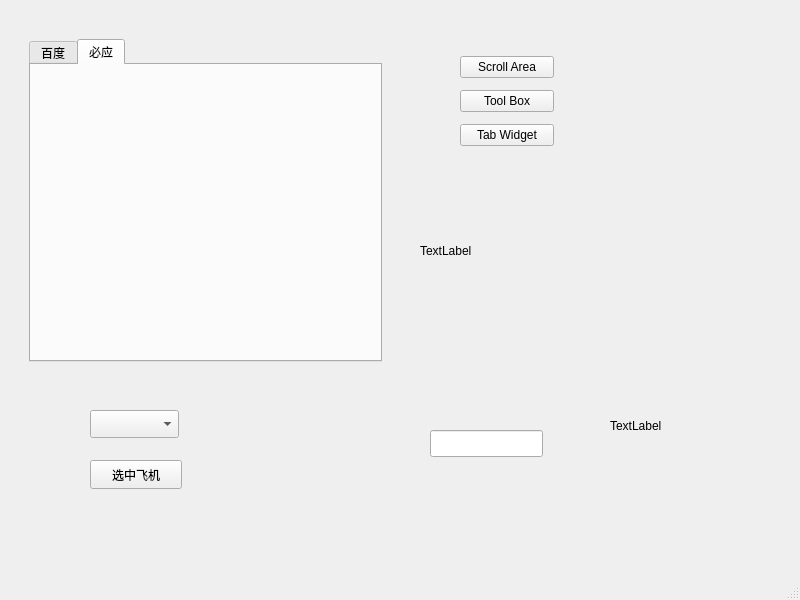
<?xml version="1.0" encoding="UTF-8"?>
<ui version="4.0">
 <class>MainWindow</class>
 <widget class="QMainWindow" name="MainWindow">
  <property name="geometry">
   <rect>
    <x>0</x>
    <y>0</y>
    <width>800</width>
    <height>600</height>
   </rect>
  </property>
  <property name="windowTitle">
   <string>MainWindow</string>
  </property>
  <widget class="QWidget" name="centralwidget">
   <widget class="QStackedWidget" name="stackedWidget">
    <property name="geometry">
     <rect>
      <x>20</x>
      <y>30</y>
      <width>371</width>
      <height>341</height>
     </rect>
    </property>
    <property name="currentIndex">
     <number>2</number>
    </property>
    <widget class="QWidget" name="page">
     <layout class="QVBoxLayout" name="verticalLayout_5">
      <item>
       <widget class="QScrollArea" name="scrollArea">
        <property name="widgetResizable">
         <bool>true</bool>
        </property>
        <widget class="QWidget" name="scrollAreaWidgetContents">
         <property name="geometry">
          <rect>
           <x>0</x>
           <y>0</y>
           <width>330</width>
           <height>483</height>
          </rect>
         </property>
         <layout class="QVBoxLayout" name="verticalLayout">
          <item>
           <widget class="QPushButton" name="pushButton_6">
            <property name="text">
             <string>PushButton</string>
            </property>
           </widget>
          </item>
          <item>
           <widget class="QPushButton" name="pushButton_13">
            <property name="text">
             <string>PushButton</string>
            </property>
           </widget>
          </item>
          <item>
           <widget class="QPushButton" name="pushButton_12">
            <property name="text">
             <string>PushButton</string>
            </property>
           </widget>
          </item>
          <item>
           <widget class="QPushButton" name="pushButton_11">
            <property name="text">
             <string>PushButton</string>
            </property>
           </widget>
          </item>
          <item>
           <widget class="QPushButton" name="pushButton_5">
            <property name="text">
             <string>PushButton</string>
            </property>
           </widget>
          </item>
          <item>
           <widget class="QPushButton" name="pushButton_10">
            <property name="text">
             <string>PushButton</string>
            </property>
           </widget>
          </item>
          <item>
           <widget class="QPushButton" name="pushButton_9">
            <property name="text">
             <string>PushButton</string>
            </property>
           </widget>
          </item>
          <item>
           <widget class="QPushButton" name="pushButton">
            <property name="text">
             <string>PushButton</string>
            </property>
           </widget>
          </item>
          <item>
           <widget class="QPushButton" name="pushButton_8">
            <property name="text">
             <string>PushButton</string>
            </property>
           </widget>
          </item>
          <item>
           <widget class="QPushButton" name="pushButton_4">
            <property name="text">
             <string>PushButton</string>
            </property>
           </widget>
          </item>
          <item>
           <widget class="QPushButton" name="pushButton_7">
            <property name="text">
             <string>PushButton</string>
            </property>
           </widget>
          </item>
          <item>
           <widget class="QPushButton" name="pushButton_3">
            <property name="text">
             <string>PushButton</string>
            </property>
           </widget>
          </item>
          <item>
           <widget class="QPushButton" name="pushButton_2">
            <property name="text">
             <string>PushButton</string>
            </property>
           </widget>
          </item>
         </layout>
        </widget>
       </widget>
      </item>
     </layout>
    </widget>
    <widget class="QWidget" name="page_4">
     <layout class="QVBoxLayout" name="verticalLayout_3">
      <item>
       <widget class="QToolBox" name="toolBox">
        <property name="currentIndex">
         <number>1</number>
        </property>
        <widget class="QWidget" name="widget">
         <property name="geometry">
          <rect>
           <x>0</x>
           <y>0</y>
           <width>349</width>
           <height>249</height>
          </rect>
         </property>
         <attribute name="label">
          <string>好友</string>
         </attribute>
         <widget class="QPushButton" name="pushButton_14">
          <property name="geometry">
           <rect>
            <x>20</x>
            <y>0</y>
            <width>92</width>
            <height>29</height>
           </rect>
          </property>
          <property name="text">
           <string>PushButton</string>
          </property>
         </widget>
        </widget>
        <widget class="QWidget" name="page_2">
         <property name="geometry">
          <rect>
           <x>0</x>
           <y>0</y>
           <width>349</width>
           <height>249</height>
          </rect>
         </property>
         <attribute name="label">
          <string>同学</string>
         </attribute>
         <layout class="QVBoxLayout" name="verticalLayout_2">
          <item>
           <widget class="QPushButton" name="pushButton_15">
            <property name="text">
             <string>PushButton</string>
            </property>
           </widget>
          </item>
         </layout>
        </widget>
       </widget>
      </item>
     </layout>
    </widget>
    <widget class="QWidget" name="page_3">
     <layout class="QVBoxLayout" name="verticalLayout_4">
      <item>
       <widget class="QTabWidget" name="tabWidget">
        <property name="currentIndex">
         <number>1</number>
        </property>
        <widget class="QWidget" name="tab">
         <attribute name="title">
          <string>百度</string>
         </attribute>
        </widget>
        <widget class="QWidget" name="tab_2">
         <attribute name="title">
          <string>必应</string>
         </attribute>
        </widget>
       </widget>
      </item>
     </layout>
    </widget>
   </widget>
   <widget class="QComboBox" name="comboBox">
    <property name="geometry">
     <rect>
      <x>90</x>
      <y>410</y>
      <width>89</width>
      <height>28</height>
     </rect>
    </property>
   </widget>
   <widget class="QPushButton" name="btn_choose">
    <property name="geometry">
     <rect>
      <x>90</x>
      <y>460</y>
      <width>92</width>
      <height>29</height>
     </rect>
    </property>
    <property name="text">
     <string>选中飞机</string>
    </property>
   </widget>
   <widget class="QLineEdit" name="lineEdit">
    <property name="geometry">
     <rect>
      <x>430</x>
      <y>430</y>
      <width>113</width>
      <height>27</height>
     </rect>
    </property>
   </widget>
   <widget class="QLabel" name="label">
    <property name="geometry">
     <rect>
      <x>420</x>
      <y>190</y>
      <width>131</width>
      <height>121</height>
     </rect>
    </property>
    <property name="text">
     <string>TextLabel</string>
    </property>
   </widget>
   <widget class="QLabel" name="label_2">
    <property name="geometry">
     <rect>
      <x>610</x>
      <y>320</y>
      <width>171</width>
      <height>211</height>
     </rect>
    </property>
    <property name="text">
     <string>TextLabel</string>
    </property>
   </widget>
   <widget class="QWidget" name="">
    <property name="geometry">
     <rect>
      <x>460</x>
      <y>50</y>
      <width>94</width>
      <height>103</height>
     </rect>
    </property>
    <layout class="QVBoxLayout" name="verticalLayout_6">
     <item>
      <widget class="QPushButton" name="btn_0">
       <property name="text">
        <string>Scroll Area</string>
       </property>
      </widget>
     </item>
     <item>
      <widget class="QPushButton" name="btn_1">
       <property name="text">
        <string>Tool Box</string>
       </property>
      </widget>
     </item>
     <item>
      <widget class="QPushButton" name="btn_2">
       <property name="text">
        <string>Tab Widget</string>
       </property>
      </widget>
     </item>
    </layout>
   </widget>
  </widget>
  <widget class="QMenuBar" name="menubar">
   <property name="geometry">
    <rect>
     <x>0</x>
     <y>0</y>
     <width>800</width>
     <height>25</height>
    </rect>
   </property>
  </widget>
  <widget class="QStatusBar" name="statusbar"/>
 </widget>
 <resources/>
 <connections/>
</ui>
